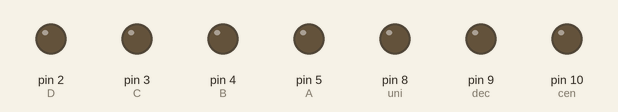
A sketch run on a simulated Arduino Uno, built with avr-gcc and run on an emulated ATmega328P. Parts: output pins drawn as LEDs (lit = HIGH).

Above: at 0.1 s.
At 0.55 s:
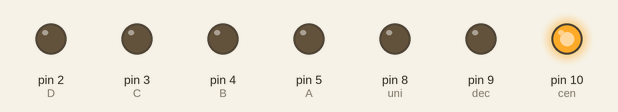
At 5.35 s:
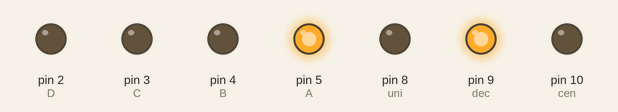
At 10.35 s:
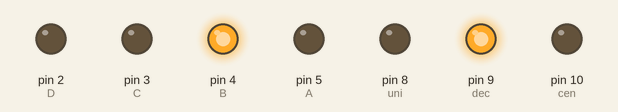
At 20.25 s:
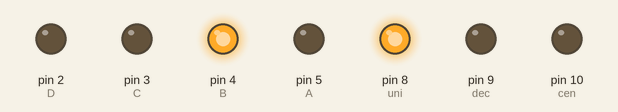
At 39.86 s:
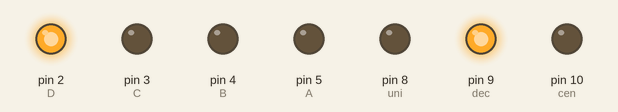
Timing chart, 0 to 40.0 s (numbered marks = the images above):
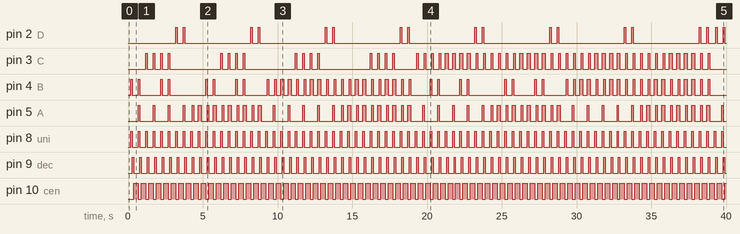

Measured:
- by itself, pin 2 (D): LOW → HIGH at 3.2 s, → LOW 0.10 s later, → HIGH 0.40 s later, → LOW 0.10 s later, … (36 changes in this stretch)
- by itself, pin 3 (C): LOW → HIGH at 1.2 s, → LOW 0.10 s later, → HIGH 0.40 s later, → LOW 0.10 s later, … (112 changes in this stretch)
- by itself, pin 4 (B): LOW → HIGH at 0.20 s, → LOW 0.10 s later, → HIGH 0.40 s later, → LOW 0.10 s later, … (112 changes in this stretch)
- by itself, pin 5 (A): moves between LOW and HIGH, repeating every 10.0 s
- by itself, pin 8 (uni), pin 9 (dec): alternates HIGH for 0.10 s and LOW for 0.40 s
- by itself, pin 10 (cen): alternates HIGH for 0.30 s and LOW for 0.20 s

The sketch:

LopezSofia_contador_1_200_displays.ino
```cpp
/*
   CONTADOR VISUALIZADO EN DIAPLAYS
   el uso de displays se hace mediante la multiplexación

   Configuración:
      Primer display pertenece a las unidades
      Segundo display pertenece a las decenas
      Tercer display pertenece a las centenas

      El contador es automático, el sistema inicia y empieza a contar sin necesidad de una actividad del usuario
      El contador empieza en 1 y termina en 200

   Se crea un metodo llamado "display" para la sucesión de números del 0 al 9

 *  */

int A = 5;
int B = 4;
int C = 3;
int D = 2;
int i = 1;
int cen = 10;
int dec = 9;
int uni = 8;

int unidades;
int decenas;
int centenas;

void setup() {
  // put your setup code here, to run once:

  pinMode(A, OUTPUT);
  pinMode(B, OUTPUT);
  pinMode(C, OUTPUT);
  pinMode(D, OUTPUT);

  pinMode(dec, OUTPUT);
  pinMode(uni, OUTPUT);
  pinMode(cen, OUTPUT);
}

void loop() {
  delay(200);
  i++;
  if (i > 200) {
    i = 200;
  }
  centenas = i / 100;
  decenas = (i - (centenas * 100)) / 10;
  unidades = i - (centenas * 100) - (decenas * 10);

  // unidades
  digitalWrite(uni, HIGH);
  digitalWrite(dec, LOW);
  digitalWrite(cen, LOW);
  display(unidades);
  delay(100);

  // decenas
  digitalWrite(uni, LOW);
  digitalWrite(dec, HIGH);
  digitalWrite(cen, LOW);
  display(decenas);
  delay(100);

  // centenas
  digitalWrite(uni, LOW);
  digitalWrite(dec, LOW);
  digitalWrite(cen, HIGH);
  display(centenas);
  delay(100);


}
void display(int j) {

  switch (j) {

    //Numero 0
    case 0:
      digitalWrite(A, LOW);
      digitalWrite(B, LOW);
      digitalWrite(C, LOW);
      digitalWrite(D, LOW);
      break;

    //Numero 1
    case 1:
      digitalWrite(A, HIGH);
      digitalWrite(B, LOW);
      digitalWrite(C, LOW);
      digitalWrite(D, LOW);
      break;

    //Numero 2
    case 2:
      digitalWrite(A, LOW);
      digitalWrite(B, HIGH);
      digitalWrite(C, LOW);
      digitalWrite(D, LOW);
      break;

    //Numero 3
    case 3:
      digitalWrite(A, HIGH);
      digitalWrite(B, HIGH);
      digitalWrite(C, LOW);
      digitalWrite(D, LOW);
      break;

    //Numero 4
    case 4:
      digitalWrite(A, LOW);
      digitalWrite(B, LOW);
      digitalWrite(C, HIGH);
      digitalWrite(D, LOW);
      break;

    //Numero 5
    case 5:
      digitalWrite(A, HIGH);
      digitalWrite(B, LOW);
      digitalWrite(C, HIGH);
      digitalWrite(D, LOW);
      break;

    //Numero 6
    case 6:
      digitalWrite(A, LOW);
      digitalWrite(B, HIGH);
      digitalWrite(C, HIGH);
      digitalWrite(D, LOW);
      break;

    //Numero 7
    case 7:
      digitalWrite(A, HIGH);
      digitalWrite(B, HIGH);
      digitalWrite(C, HIGH);
      digitalWrite(D, LOW);
      break;

    //Numero 8
    case 8:
      digitalWrite(A, LOW);
      digitalWrite(B, LOW);
      digitalWrite(C, LOW);
      digitalWrite(D, HIGH);
      break;

    //Numero 9
    case 9:
      digitalWrite(A, HIGH);
      digitalWrite(B, LOW);
      digitalWrite(C, LOW);
      digitalWrite(D, HIGH);
      break;
  }
}
```
